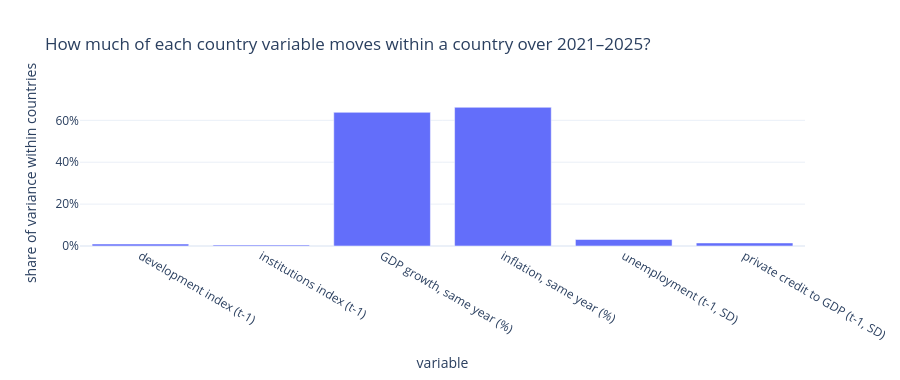

The notebook cell saved with this chart:
### Markdown cell above
## 1 · Why this is a different question
Most country conditions barely change in the four years we observe. If a variable hardly moves *within* a country, a within-country test has nothing to work with. First check how much of each variable's variation is within vs between countries.

### Code cell
cy = fy.drop_duplicates(["iso3", "fiscal_year"]).set_index(["iso3", "fiscal_year"])
vars_ = {"development index (t-1)": "dev_z", "institutions index (t-1)": "inst_z", "GDP growth, same year (%)": "gdp_growth_now", "inflation, same year (%)": "inflation_now",
         "unemployment (t-1, SD)": "unemployment_z", "private credit to GDP (t-1, SD)": "private_credit_gdp_z"}
rows = []
for lab, c in vars_.items():
    s = cy[c].dropna()
    within = s - s.groupby(level=0).transform("mean")
    rows.append({"variable": lab, "total SD": s.std(), "within-country SD": within.std(), "share of variance within countries": within.var() / s.var()})
vv = pd.DataFrame(rows).set_index("variable")
fig = px.bar(vv.reset_index(), x="variable", y="share of variance within countries", title="How much of each country variable moves within a country over 2021–2025?")
fig.update_layout(height=380, yaxis_tickformat=".0%"); fig.show()
vv

### Figure 1 — Plotly figure (JSON) as saved in the notebook; plotly's stock layout.template omitted (floating-point values rounded to 4 significant figures)
{"data": [{"hovertemplate": "variable=%{x}<br>share of variance within countries=%{y}<extra></extra>", "legendgroup": "", "marker": {"color": "#636efa", "pattern": {"shape": ""}}, "name": "", "orientation": "v", "showlegend": false, "textposition": "auto", "type": "bar", "x": ["development index (t-1)", "institutions index (t-1)", "GDP growth, same year (%)", "inflation, same year (%)", "unemployment (t-1, SD)", "private credit to GDP (t-1, SD)"], "xaxis": "x", "y": [0.009403, 0.004741, 0.6383, 0.6624, 0.03106, 0.01461], "yaxis": "y"}], "layout": {"barmode": "relative", "height": 380, "legend": {"tracegroupgap": 0}, "title": {"text": "How much of each country variable moves within a country over 2021–2025?"}, "xaxis": {"anchor": "y", "domain": [0.0, 1.0], "title": {"text": "variable"}}, "yaxis": {"anchor": "x", "domain": [0.0, 1.0], "tickformat": ".0%", "title": {"text": "share of variance within countries"}}}}
